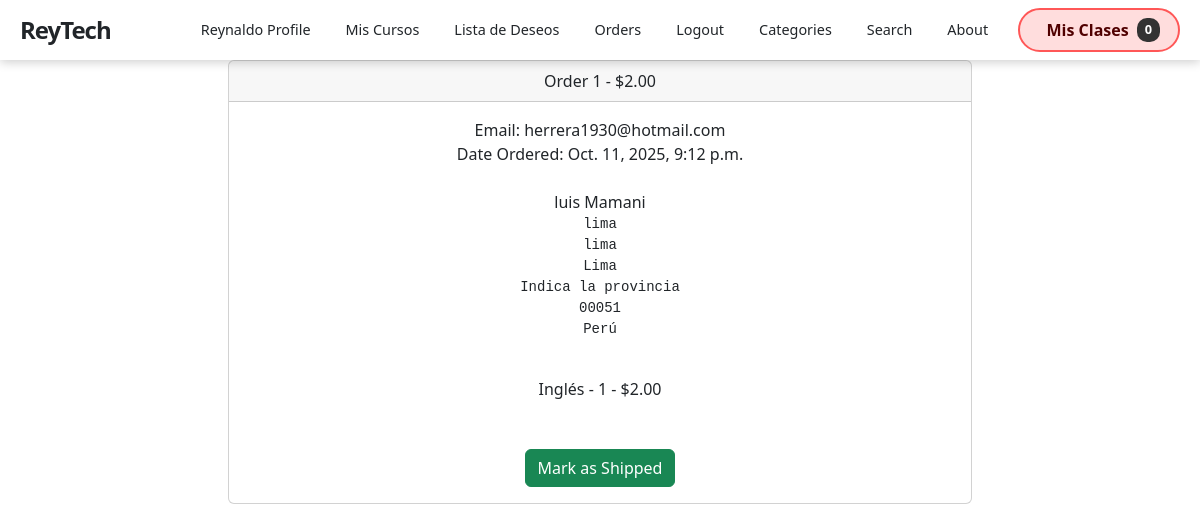
/payment/orders/1 (signed in), run on an earlier commit of the app's database.
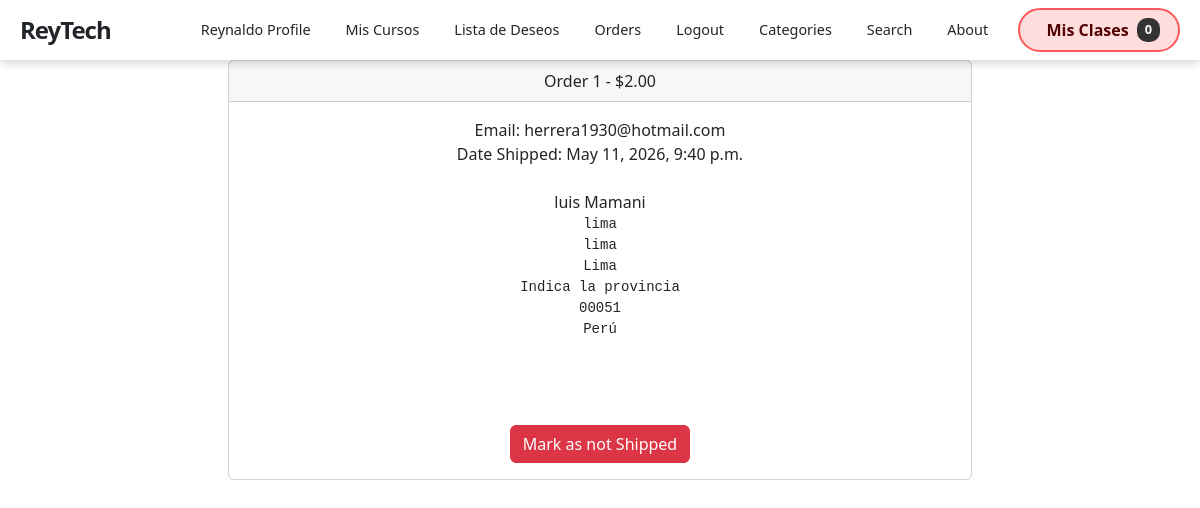
And on a later commit of the database.
### payment/models.py (models this page shows, shortened)
class Order(models.Model):
    user = models.ForeignKey(User, on_delete=models.CASCADE, null=True, blank=True)
    full_name = models.CharField(max_length=250)
    email = models.EmailField(max_length=250)
    shipping_address = models.TextField(max_length=15000)
    amount_paid = models.DecimalField(max_digits=7, decimal_places=2)
    date_ordered = models.DateTimeField(auto_now_add=True)
    shipped = models.BooleanField(default=False)
    date_shipped = models.DateTimeField(blank=True, null=True)
    invoice = models.CharField(max_length=250, null=True, blank=True)
    paid = models.BooleanField(default=False)
    tiempo_inicio = models.DateTimeField(null=True, blank=True)
    tiempo_fin = models.DateTimeField(null=True, blank=True)
    tema_estudio = models.CharField(max_length=255, null=True, blank=True)

class OrderItem(models.Model):
    order = models.ForeignKey(Order, on_delete=models.CASCADE, null=True)
    product = models.ForeignKey(Product, on_delete=models.CASCADE, null=True)
    user = models.ForeignKey(User, on_delete=models.CASCADE, null=True, blank=True)
    quantity = models.PositiveBigIntegerField(default=1)
    price = models.DecimalField(max_digits=7, decimal_places=2)

### store/models.py (models this page shows, shortened)
class Product(models.Model):
    name = models.CharField(max_length=100)
    user = models.ForeignKey(User, on_delete=models.CASCADE)
    price = models.DecimalField(default=0, decimal_places=2, max_digits=6)
    category = models.ForeignKey(Category, on_delete=models.CASCADE, default=1)
    description = models.CharField(max_length=250, default='', blank=True, null=True)
    image = models.ImageField(upload_to='uploads/product')
    is_sale = models.BooleanField(default=False)
    sale_price = models.DecimalField(default=0, decimal_places=2, max_digits=6, null=True, blank=True)
    pay_method = models.CharField(max_length=250, null=True)
    video = models.FileField(upload_to="video", null=True)
    created_day = models.DateTimeField(default=timezone.now)
    learning_points = models.TextField(
        blank=True, default='',
        verbose_name="Lo que aprenderás",
        help_text="Un punto por línea"
    )
    requirements = models.TextField(
        blank=True, default='',
        verbose_name="Requisitos previos",
        help_text="Un requisito por línea"
    )
    target_audience = models.TextField(
        blank=True, default='',
        verbose_name="Dirigido a",
        help_text="Un público por línea"
    )
    language = models.CharField(
        max_length=50, blank=True, default='Español',
        verbose_name="Idioma"
    )
    duration_minutes = models.PositiveIntegerField(
        default=0,
        verbose_name="Duración total (minutos)"
    )
    def __str__(self):
        return self.name

### payment/views.py (the view, shortened to what this page needs)
# urls.py: path('orders/<int:pk>', views.orders, name='orders'),
def orders(request, pk):
    if request.user.is_authenticated and request.user.is_authenticated:
        order = Order.objects.get(id=pk)
        items = OrderItem.objects.filter(order=pk)
        return render(request, 'payment/orders.html',{"order":order, "items":items})
    else:
        messages.success(request, "Order Placed")
        return redirect('index')

### cart/cart.py (called while the page is built)
    def __len__(self):
        return len(self.cart)

### cart/context_processors.py (called while the page is built)
def cart(request):
    return {'cart': Cart(request)}

### payment/templates/payment/orders.html (shortened to what this page needs)
{% extends 'base.html' %}
{% block content %}
<div class="container">
    <div class="row">
        <center>
            <div class="col-8">
                <div class="card">
                    <div class="card-header">
                      Order {{ order.id }} - ${{order.amount_paid }}
                    </div>
                    <div class="card-body">
                      Email: {{ order.email }}<br/>
                      {% if order.date_shipped %}
                        Date Shipped: {{ order.date_shipped }}
                        {% else %}
                            Date Ordered: {{ order.date_ordered }}
                       {% endif %}
                      <br/><br/>
                      {{ order.full_name }}<br/>
                      <pre>{{ order.shipping_address }}
                      </pre>
                      {% for item in items %}
                        {{ item.product }} - {{ item.quantity }} - ${{ item.price }}<br/>
                      {% endfor %}
                      <br/><br/>
                      {% if not order.shipped %}
                      <form method="POST">
                        <button type="submit" class="btn btn-success">Mark as Shipped</button>
                      </form>
                        {% else %}
                      <form method="POST">
                        <button type="submit" class="btn btn-danger">Mark as not Shipped</button>
                      </form>
                      {% endif %}
                    </div>
                  </div>
                  <br/><br/>
            </div>
        </center>
    </div>
</div>
{% endblock %}

What changed in the data, as far as the page shows it:
removed OrderItem: product "Inglés", quantity "1", price "2.00"
changed Order "herrera1930@hotmail.com": date_shipped (not shown) → "May 11, 2026, 9:40 p.m."; shipped False → True (drawn); date_ordered "Oct. 11, 2025, 9:12 p.m." → (not shown)
Also different on the page:
text no longer shown: "Date Ordered: Mark as Shipped"
text now shown: "Date Shipped: Mark as not Shipped"
